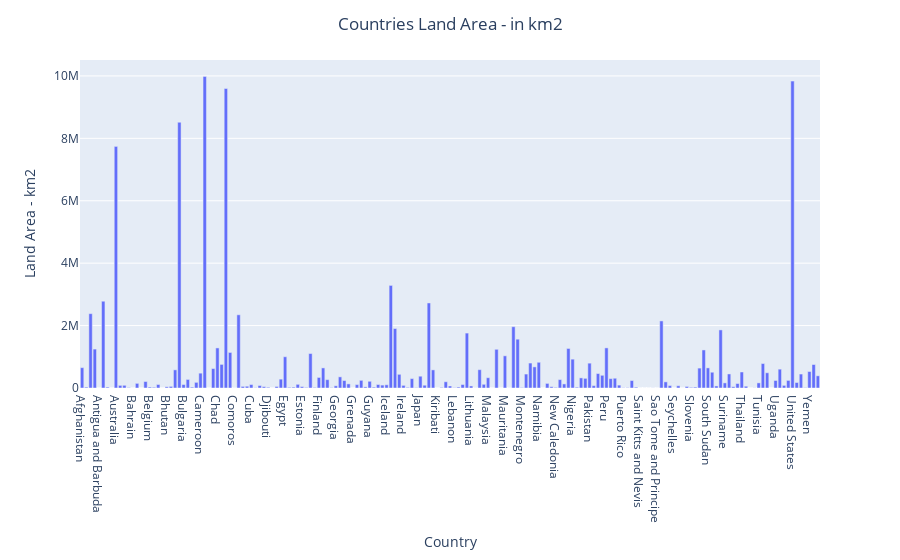

Source (notebook cell):
### Code cell
energy_land = df[['Entity', 'Land']]
energy_land = energy_land.dropna()

countries = energy_land['Entity'].unique()
land = energy_land['Land'].unique()

land_int = []
for val in land:
    if isinstance(val, str):  # Check if the value is a string
        num_without_commas = val.replace(',', '')  # Remove commas
        try:
            int_val = int(num_without_commas)  # Convert to int
            land_int.append(int_val)
        except ValueError:
            print(f"Could not convert {val} to an integer.")
    elif isinstance(val, np.float64):  # Handle numpy float values
        land_int.append(int(val))
#===========================================
energy_land_data_use_df = pd.DataFrame([countries, pd.to_numeric(land_int)], index=['Country', 'Land'])#create dataframe
energy_land_data_use_df = energy_land_data_use_df.T
#===========================================
fig = px.bar(energy_land_data_use_df, x='Country', y='Land', labels={'Land': 'Land Area - km2', 'Entity': 'Country'})#create relation 
# Updates graph layout/styles
fig.update_layout(title={'text': 'Countries Land Area - in km2','x': 0.5,})#for the title
# Shows the graph
fig.show()

### Figure 1 — Plotly figure (JSON) as saved in the notebook; plotly's stock layout.template omitted (floating-point values rounded to 4 significant figures; data arrays with more than 128 entries replaced by an {"elided": "..."} marker saying what was removed)
{"data": [{"alignmentgroup": "True", "hovertemplate": "Country=%{x}<br>Land Area - km2=%{y}<extra></extra>", "legendgroup": "", "marker": {"color": "#636efa", "pattern": {"shape": ""}}, "name": "", "offsetgroup": "", "orientation": "v", "showlegend": false, "textposition": "auto", "type": "bar", "x": {"elided": "175 str values"}, "xaxis": "x", "y": {"elided": "175 int values"}, "yaxis": "y"}], "layout": {"barmode": "relative", "legend": {"tracegroupgap": 0}, "margin": {"t": 60}, "title": {"text": "Countries Land Area - in km2", "x": 0.5}, "xaxis": {"anchor": "y", "domain": [0, 1], "title": {"text": "Country"}}, "yaxis": {"anchor": "x", "domain": [0, 1], "title": {"text": "Land Area - km2"}}}}
